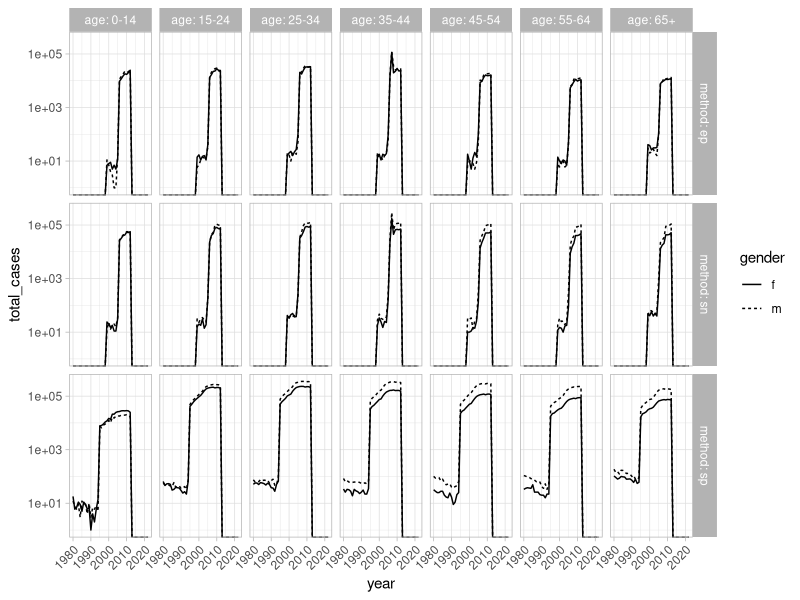

Reproduce this figure in R.
## ---- chunk 1
library(tidyverse, quietly = T)
## ---- chunk 2
#| echo: true
tdf = tibble(x = 1:1e4, y = rnorm(1e4))
tdf
## ---- chunk 3
#| echo: true

dfs = list(
  df = data.frame(abc = letters[1:3], xyz = letters[24:26]),
  tbl = tibble(abc = letters[1:3], xyz = letters[24:26])
)

sapply(dfs, function(d) class(d[, "abc"]))
## ---- chunk 4
#| echo: true
a <- tibble(ints = 1:5,
       powers = lapply(1:5, function(x) x^(1:x)))

a[[5,2]]
a
## ---- chunk 5
#| echo: true
1:8 %>%
  sum() %>%
  sqrt()

sqrt(sum(1:8))
## ---- chunk 6
#| echo: true
t1 = tibble(alpha = c(letters[2:7],letters[11]), num = c(2:7,11))
t2 = tibble(alpha = letters[4:10], num = 4:10)
t3 <- full_join(t1, t2, by = "alpha", suffix = c("_t1", "_t2"))

arrange(t3, alpha)
## ---- chunk 7
#| echo: true
who <- read_csv(here::here('Lecture1', 'who.csv'))

who
## ---- chunk 8
#| echo: true
#| output-location: slide

who %>%
  select(-iso2, -iso3) %>%
  gather(group, cases, -country, -year ) %>%
  mutate(group = str_replace(group, "new_*", ""),
         method = str_extract(group, "[a-z]+"),
         gender = str_sub(str_extract(group, "_[a-z]"), 2, 2),
         age = str_extract(group, "[0-9]+"),
         age = ifelse(str_length(age) > 2,
                      str_c(str_sub(age, 1, -3), str_sub(age, -2, -1), sep = "-"),
                      str_c(age, "+"))) %>%
  group_by(year, gender, age, method) %>%
  summarize(total_cases = sum(cases, na.rm = TRUE), .groups='drop') %>%
  ggplot(aes(x = year, y = total_cases, linetype = gender)) +
  geom_line() +
  facet_grid(method ~ age,
             labeller = labeller(.rows = label_both, .cols = label_both)) +
  scale_y_log10() +
  theme_light() +
  theme(axis.text.x = element_text(angle = 45, vjust = 1, hjust = 1))
